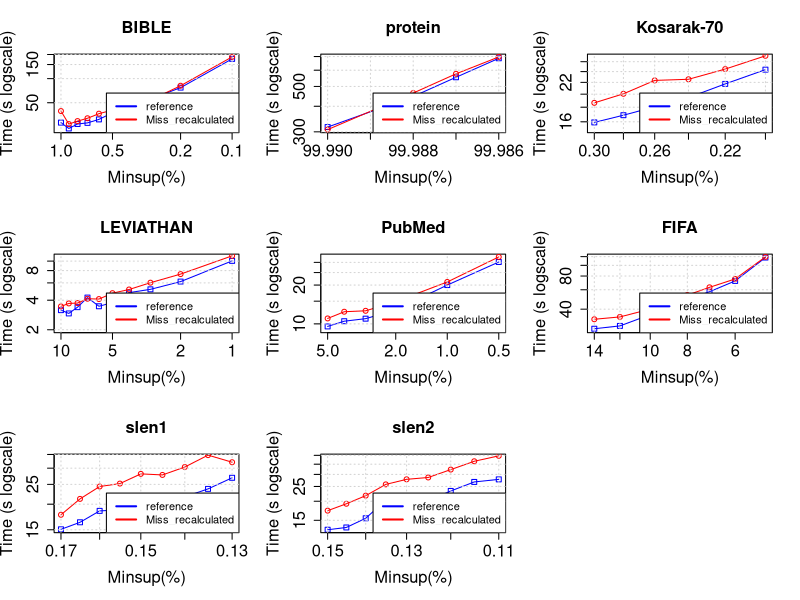

Generate this figure with R:
tiff("MaxItemPerItemset_recalculated.png", width=9, height=9, units='in', res=120)
par(mfrow=c(3,3), cex.lab=1.5, cex.axis=1.5, cex.main=1.5, cex.sub=1.5)

#BIBLE
#DATA
x <- c(0.01, 0.009, 0.008, 0.007, 0.006, 0.005, 0.004, 0.003, 0.002, 0.001)*100

zero <- c(28247, 23874, 27147, 28035, 30995, 37511, 43290, 55725, 77181, 176405)/1000
one <- c(39396, 27094, 29532, 32020, 36532, 40517, 43092, 53869, 81555, 186801)/1000

#PLOT
plot(x, zero, log = "xy", type="o", pch=0, xlab="Minsup(%)",ylab="Time (s logscale)", col="blue", xlim = rev(range(x)), ylim=c(23, 186))
lines(x, one, col="red", type="o", pch=1)
title(main="BIBLE", cex.lab=1.5, cex.axis=1.5, cex.main=1.5, cex.sub=1.5)
grid()
legend("bottomright", legend=c("reference", "Miss_recalculated"), lty=c(1,1),lwd=c(2,2), col=c("blue", "red"), cex = 1)

#protein
#DATA
x <- c(0.9999, 0.99988, 0.99987, 0.99986)*100

zero <- c(316549, 446706, 554299, 686114)/1000
one <- c(307612, 464197, 576235, 696708)/1000

#PLOT
plot(x, zero, log = "xy", type="o", pch=0, xlab="Minsup(%)",ylab="Time (s logscale)", col="blue", xlim = rev(range(x)), ylim=c(307, 696))
lines(x, one, col="red", type="o", pch=1)
title(main="protein", cex.lab=1.5, cex.axis=1.5, cex.main=1.5, cex.sub=1.5)
grid()
legend("bottomright", legend=c("reference", "Miss_recalculated"), lty=c(1,1),lwd=c(2,2), col=c("blue", "red"), cex = 1)

#Kosarak-70
#DATA
x <- c(0.003, 0.0028, 0.0026, 0.0024, 0.0022, 0.002)*100

zero <- c(15922, 16873, 18065, 19459, 21731, 24384)/1000
one <- c(18647, 20060, 22353, 22557, 24497, 27268)/1000

#PLOT
plot(x, zero, log = "xy", type="o", pch=0, xlab="Minsup(%)",ylab="Time (s logscale)", col="blue", xlim = rev(range(x)), ylim=c(15, 27))
lines(x, one, col="red", type="o", pch=1)
title(main="Kosarak-70", cex.lab=1.5, cex.axis=1.5, cex.main=1.5, cex.sub=1.5)
grid()
legend("bottomright", legend=c("reference", "Miss_recalculated"), lty=c(1,1),lwd=c(2,2), col=c("blue", "red"), cex = 1)

#LEVIATHAN
#DATA
x <- c(0.1, 0.09, 0.08, 0.07, 0.06, 0.05, 0.04, 0.03, 0.02, 0.01)*100

zero <- c(3170, 2933, 3398, 4253, 3470, 3782, 4780, 5159, 6189, 10052)/1000
one <- c(3460, 3708, 3740, 4138, 4108, 4718, 5141, 6032, 7375, 11314)/1000

#PLOT
plot(x, zero, log = "xy", type="o", pch=0, xlab="Minsup(%)",ylab="Time (s logscale)", col="blue", xlim = rev(range(x)), ylim=c(2, 11))
lines(x, one, col="red", type="o", pch=1)
title(main="LEVIATHAN", cex.lab=1.5, cex.axis=1.5, cex.main=1.5, cex.sub=1.5)
grid()
legend("bottomright", legend=c("reference", "Miss_recalculated"), lty=c(1,1),lwd=c(2,2), col=c("blue", "red"), cex = 1)

#PubMed
#DATA
x <- c(0.05, 0.04, 0.03, 0.02, 0.01, 0.005)*100

zero <- c(9556, 10489, 10974, 12881, 20003, 30201)/1000
one <- c(11021, 12422, 12629, 14881, 21142, 33065)/1000

#PLOT
plot(x, zero, log = "xy", type="o", pch=0, xlab="Minsup(%)",ylab="Time (s logscale)", col="blue", xlim = rev(range(x)), ylim=c(9, 33))
lines(x, one, col="red", type="o", pch=1)
title(main="PubMed", cex.lab=1.5, cex.axis=1.5, cex.main=1.5, cex.sub=1.5)
grid()
legend("bottomright", legend=c("reference", "Miss_recalculated"), lty=c(1,1),lwd=c(2,2), col=c("blue", "red"), cex = 1)

#FIFA
#DATA
x <- c(0.14, 0.12, 0.1, 0.09, 0.08, 0.07, 0.06, 0.05)*100

zero <- c(26572, 28193, 35703, 44324, 48639, 57630, 72229, 117669)/1000
one <- c(32386, 34014, 40107, 47617, 53681, 63171, 75265, 119363)/1000

#PLOT
plot(x, zero, log = "xy", type="o", pch=0, xlab="Minsup(%)",ylab="Time (s logscale)", col="blue", xlim = rev(range(x)), ylim=c(26, 119))
lines(x, one, col="red", type="o", pch=1)
title(main="FIFA", cex.lab=1.5, cex.axis=1.5, cex.main=1.5, cex.sub=1.5)
grid()
legend("bottomright", legend=c("reference", "Miss_recalculated"), lty=c(1,1),lwd=c(2,2), col=c("blue", "red"), cex = 1)

#slen1
#DATA
x <- c(0.0017, 0.00165, 0.0016, 0.00155, 0.0015, 0.00145, 0.0014, 0.00135, 0.0013)*100

zero <- c(15077, 16317, 18549, 18766, 19779, 20306, 21739, 23757, 26922)/1000
one <- c(17756, 21232, 24403, 25222, 28131, 27799, 30392, 34730, 32069)/1000

#PLOT
plot(x, zero, log = "xy", type="o", pch=0, xlab="Minsup(%)",ylab="Time (s logscale)", col="blue", xlim = rev(range(x)), ylim=c(15, 34))
lines(x, one, col="red", type="o", pch=1)
title(main="slen1", cex.lab=1.5, cex.axis=1.5, cex.main=1.5, cex.sub=1.5)
grid()
legend("bottomright", legend=c("reference", "Miss_recalculated"), lty=c(1,1),lwd=c(2,2), col=c("blue", "red"), cex = 1)

#slen2
#DATA
x <- c(0.0015, 0.00145, 0.0014, 0.00135, 0.0013, 0.00125, 0.0012, 0.00115, 0.0011)*100

zero <- c(13005, 13462, 15471, 20308, 19068, 20138, 23366, 26772, 27830)/1000
one <- c(17356, 19254, 21766, 25798, 27851, 28637, 32271, 36581, 39713)/1000

#PLOT
plot(x, zero, log = "xy", type="o", pch=0, xlab="Minsup(%)",ylab="Time (s logscale)", col="blue", xlim = rev(range(x)), ylim=c(13, 39))
lines(x, one, col="red", type="o", pch=1)
title(main="slen2", cex.lab=1.5, cex.axis=1.5, cex.main=1.5, cex.sub=1.5)
grid()
legend("bottomright", legend=c("reference", "Miss_recalculated"), lty=c(1,1),lwd=c(2,2), col=c("blue", "red"), cex = 1)

dev.off()
